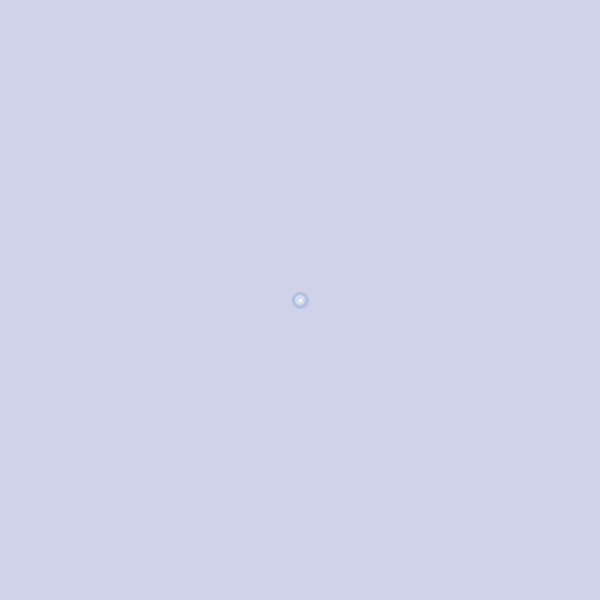
Frame 1 (no input)
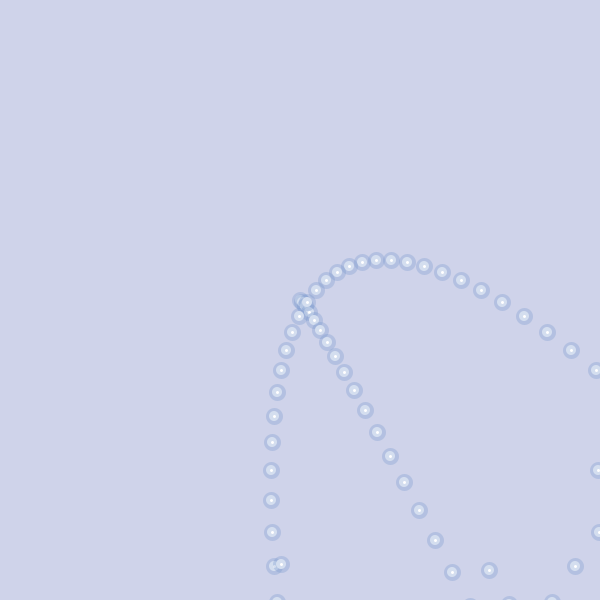
Frame 60 (the mouse pressed at the canvas centre just before this capture)
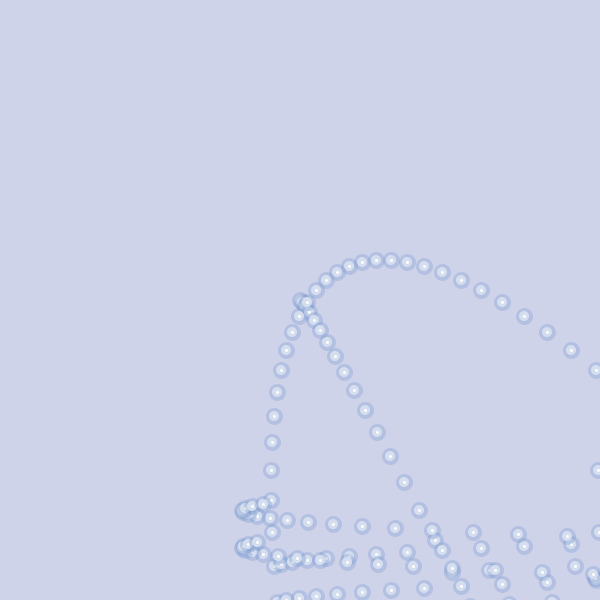
Frame 120 (the mouse held since frame 60 and released just before this capture)

The Processing sketch that drew these frames (run headless with seeded random() and noise(); from frame 60 on, the mouse is pressed at the canvas centre):

// Processing sketch: Week3_code_activity
// ── Week3_code_activity.pde
float xPos, yPos; // position variables for geometry
float xVel, yVel; // velocity variables for geometry
float xDirection, yDirection; // direction variables for geometry
float xGravity,yGravity;//acceleration

void setup() {
  size(600, 600);
  xPos = width/2;
  yPos = height/2;

  xVel = 2; // velocity of xPos
  yVel = 2; // velocity of yPos
  xDirection = 1; // initial x direction
  yDirection = 1; // initial y direction
  xGravity = 1;
  yGravity = 2;
  background(207, 211, 234);
}


void draw() {
  
  strokeWeight(7);
  stroke(117,149,203,80);
  ellipse(xPos, yPos, 10, 10);
 
  
  
  xVel = xVel * xDirection;//make sure yVel is correct
  xPos+=xVel;
  xVel+=xGravity;
 
  yVel = yVel * yDirection;//make sure yVel is correct
  yPos+=yVel;
  yVel+=yGravity;
  
   if ( xPos > width || xPos < 0 ) { // check if we are at the edge of our screen
    xDirection = xDirection * -1; // change direction to the other sign (+ to - , or - to + )
  }

  if ( yPos > height || yPos < 0 ) { // check if we are at the edge of our screen
    yDirection = yDirection * -1; // change direction to the other sign (+ to - , or - to + )
  }
  
  
  
  if (keyPressed) { // have we pressed a key?
    if (key == 'x') { // is that key x?
      xVel = random(1, 10); // if so, set x velocity to random number between 1-9
      println("xVel = :",xVel);
    }
    if (key == 'y') { // is that key y?
      yVel = random(1, 10); // if so, set y velocity to random number between 1-9
      println("yVel = :",yVel);
    }
  }

  //println(xDirection);
}
